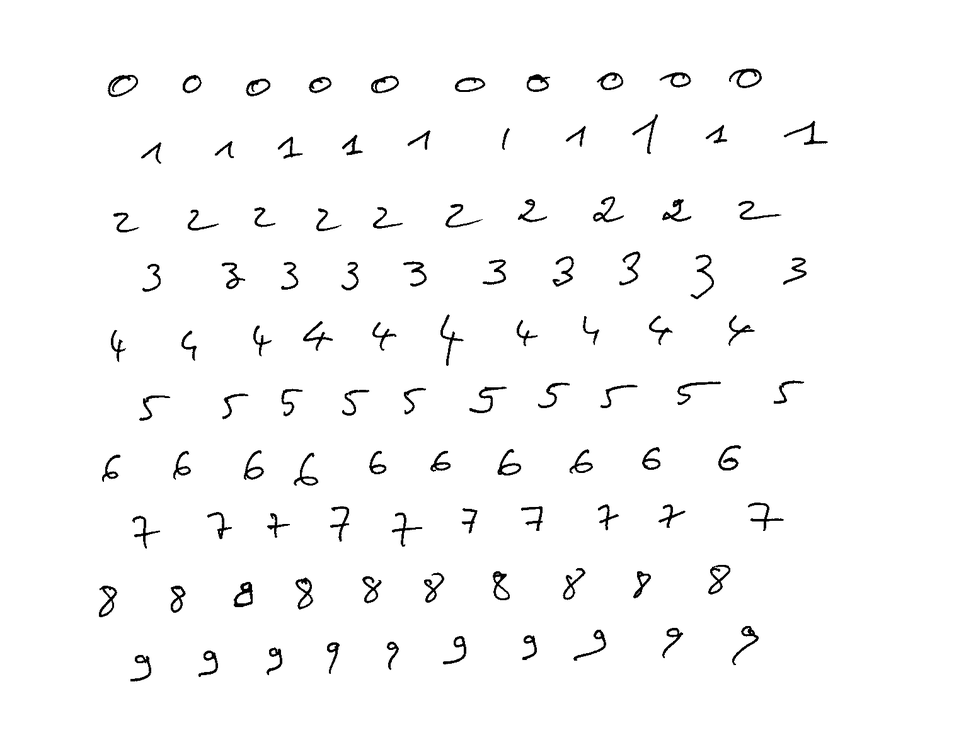
#> input picture docs/test.tif, 954 x 740 px, shrunk from 1514 x 1175 before the run, found by its file name
$ python train.segmentation.py
#> lines starting #> are read from the running program, lines starting #| are printed output that depends on the picture; after the words box and inside, x2 and y2 are one past the last pixel; in counts of white or black regions, pixels touching at a corner belong together
import cv2
import numpy as np
from PIL import Image
import os

# Load the image
input_path = "test.tif"
base_output_folder = "test"
os.makedirs(base_output_folder, exist_ok=True)

pil_image = Image.open(input_path).convert('RGB')
image = cv2.cvtColor(np.array(pil_image), cv2.COLOR_RGB2BGR)

# Convert to grayscale
gray = cv2.cvtColor(image, cv2.COLOR_BGR2GRAY)
#> gray is the input picture: shape (740, 954); min 0, max 255, mean 249.6

# Apply binary thresholding
_, binary = cv2.threshold(gray, 128, 255, cv2.THRESH_BINARY_INV)
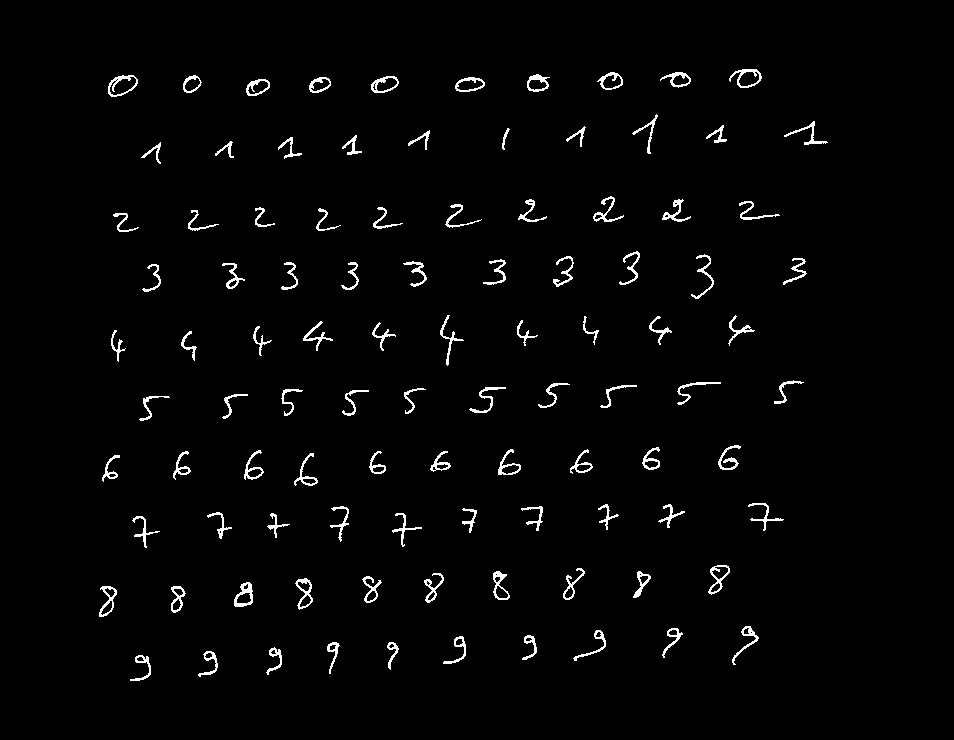
#> binary: shape (740, 954); 2.1% white in thin lines or dots, all inside (x1, y1, x2, y2) = (99, 69, 828, 681)

# --- Row Projection ---
row_sum = np.sum(binary, axis=1)
#> row_sum = 740 values, max 29580 at index 78, min 0 at index 0, mean 5155.1

# Detect rows where there is something
rows = []
in_object = False
start_row = 0
for i, val in enumerate(row_sum):
    if val > 0 and not in_object:
        in_object = True
        start_row = i
    elif val == 0 and in_object:
        in_object = False
        end_row = i
        rows.append((start_row, end_row))
#> this loop made 740 passes
#> in_object on passes 70, 98, 115, 165, 197, 233, 252, 300, 316, 367, 381, 422: True, False, True, False, True, False, True, False, True, False, True, False
#> after the loop, end_row = 681; in_object = False; rows = [(69, 97), (114, 164), (196, 232), (251, 299), (315, 366), (380, 421), (445, 486), (503, 548), (565, 617), (626, 681)]; start_row = 626

# Now for each row slice, detect columns
for row_idx, (row_start, row_end) in enumerate(rows, start=1):
    line = binary[row_start:row_end, :]
    col_sum = np.sum(line, axis=0)

    # Create folder for this row
    row_folder = os.path.join(base_output_folder, f"row_{row_idx}")
    os.makedirs(row_folder, exist_ok=True)

    in_digit = False
    start_col = 0
    digit_idx = 1
    for j, val in enumerate(col_sum):
        if val > 0 and not in_digit:
            in_digit = True
            start_col = j
        elif val == 0 and in_digit:
            in_digit = False
            end_col = j

            # Crop digit (gray image)
            digit = gray[row_start:row_end, start_col:end_col]

            # Further crop to remove surrounding white
            _, digit_binary = cv2.threshold(digit, 128, 255, cv2.THRESH_BINARY_INV)
            contours, _ = cv2.findContours(digit_binary, cv2.RETR_EXTERNAL, cv2.CHAIN_APPROX_SIMPLE)
            if contours:
                x, y, w, h = cv2.boundingRect(contours[0])
                digit_cropped = digit[y:y+h, x:x+w]

                # Skip too small crops (noise)
                if digit_cropped.shape[0] > 5 and digit_cropped.shape[1] > 5:
                    output_path = os.path.join(row_folder, f"digit_{digit_idx}.png")
                    cv2.imwrite(output_path, digit_cropped)
                    digit_idx += 1

    print(f"Saved {digit_idx-1} cleaned digits in '{row_folder}/'")
#> this loop made 10 passes
#| Saved 10 cleaned digits in 'test/row_1/'
#| Saved 10 cleaned digits in 'test/row_2/'
#| Saved 10 cleaned digits in 'test/row_3/'
#| Saved 10 cleaned digits in 'test/row_4/'
#| Saved 10 cleaned digits in 'test/row_5/'
#| Saved 10 cleaned digits in 'test/row_6/'
#| Saved 10 cleaned digits in 'test/row_7/'
#| Saved 10 cleaned digits in 'test/row_8/'
#> (further printed lines are left out)
#> pass 1, `cv2.imwrite(output_path, digit_cropped)`:
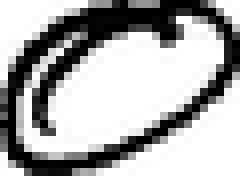
#> saved as digit_1.png: shape (22, 30) (shown 8 times larger); min 0, max 255, mean 172
#> pass 2, `line = binary[row_start:row_end, :]`:
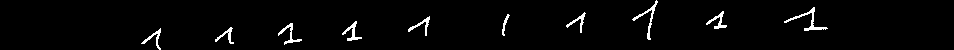
#> line: shape (50, 954); 2.4% white in thin lines or dots, all inside (x1, y1, x2, y2) = (141, 0, 828, 50)
#> pass 2, `cv2.imwrite(output_path, digit_cropped)`:
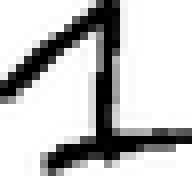
#> saved as digit_3.png: shape (22, 24) (shown 8 times larger); min 0, max 255, mean 194.2
#> after the loop:
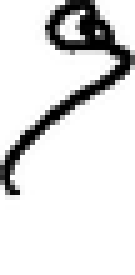
#> digit: shape (55, 27) (shown 5 times larger); min 0, max 255, mean 223.1
#> after the loop:
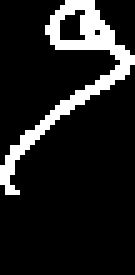
#> digit_binary: shape (55, 27) (shown 5 times larger); 12.7% white in thin lines or dots, all inside (x1, y1, x2, y2) = (0, 0, 27, 39)
#> after the loop:
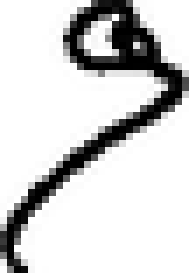
#> digit_cropped: shape (39, 27) (shown 7 times larger); min 0, max 255, mean 210
#> after the loop, contours = 1 contour; box (x1, y1, x2, y2) and area: (0, 0, 27, 39) 158; end_col = 759; h = 39; output_path = 'test/row_10/digit_10.png'; w = 27; x = 0; y = 0

print(f"All digits cropped tightly and organized by rows inside '{base_output_folder}/'")
#| All digits cropped tightly and organized by rows inside 'test/'

$ run again, with docs/app.tif copied over docs/test.tif
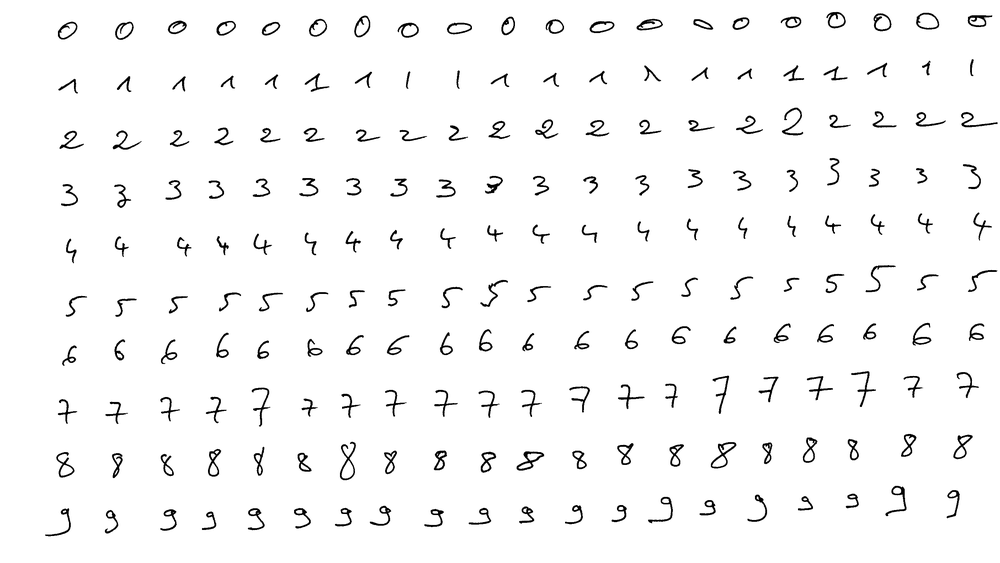
#> input picture docs/app.tif, 1000 x 563 px, shrunk from 2812 x 1584 before the run, found by its file name
#> gray is the input picture: shape (563, 1000); min 0, max 255, mean 247.1
#> `_, binary = cv2.threshold(gray, 128, 255, cv2.THRESH_BINARY_INV)`:
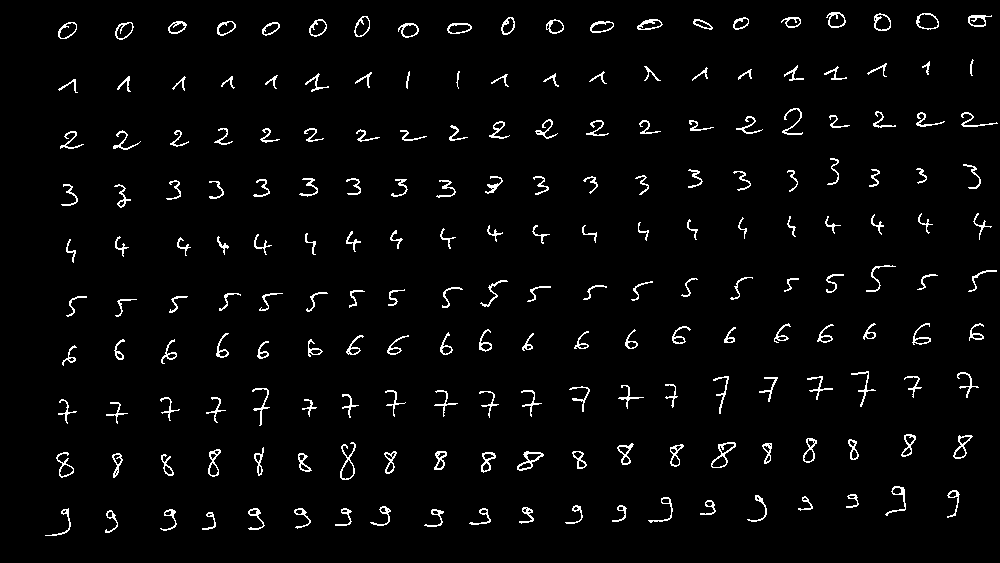
#> binary: shape (563, 1000); 3.1% white in thin lines or dots, all inside (x1, y1, x2, y2) = (45, 12, 998, 536)
#> row_sum = 563 values, max 39270 at index 23, min 0 at index 0, mean 7810.3
#> the loop `for i, val in enumerate(row_sum):` made 563 passes
#> (val, in_object) on passes 13, 41, 60: (2295, True), (0, False), (255, True)
#> after the loop `for i, val in enumerate(row_sum):`: end_row = 536; in_object = False; rows = [(12, 40), (59, 93), (108, 150), (158, 208), (213, 263), (265, 317), (323, 366), (371, 426), (434, 480), (486, 536)]; start_row = 486
#> the loop `for row_idx, (row_start, row_end) in enumerate(rows, start=1):` made 10 passes
#> (printed output is left out)
#> pass 3, `line = binary[row_start:row_end, :]`:
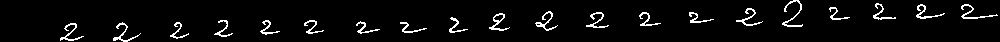
#> line: shape (42, 1000); 4.4% white in thin lines or dots
#> after the loop `for row_idx, (row_start, row_end) in enumerate(rows, start=1):`: contours = 1 contour; box (x1, y1, x2, y2) and area: (0, 4, 13, 32) 82; end_col = 960; h = 28; output_path = 'test/row_10/digit_20.png'; w = 13; x = 0; y = 4
#| All digits cropped tightly and organized by rows inside 'test/'

$ run again, with docs/euclidean_distance.png saved as docs/test.tif
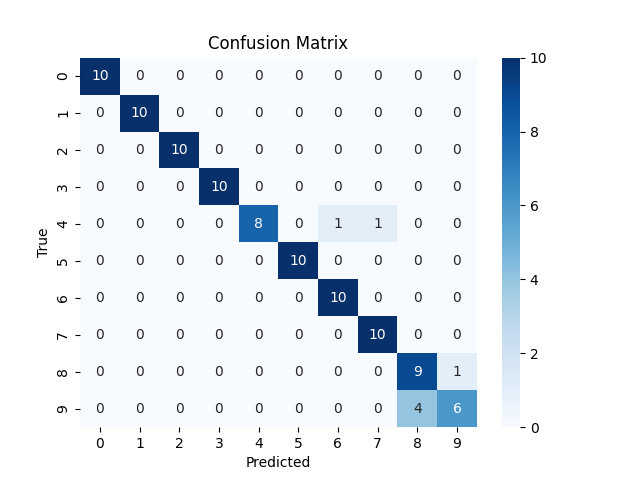
#> input picture docs/euclidean_distance.png, 640 x 480 px, found by its file name
#> `_, binary = cv2.threshold(gray, 128, 255, cv2.THRESH_BINARY_INV)`:
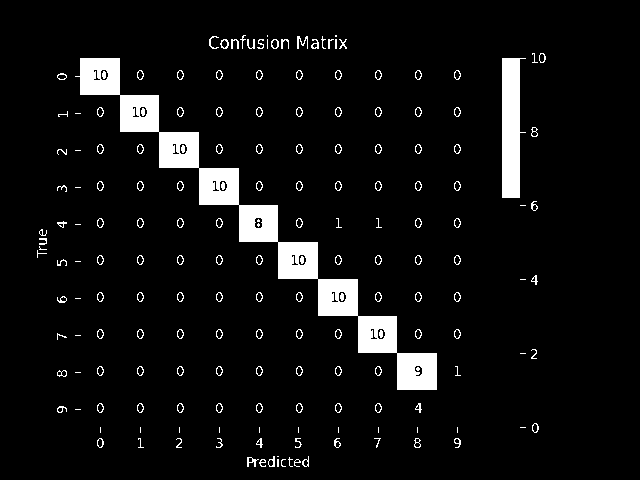
#> binary: shape (480, 640); 6.3% white; 182 white regions (41 under 20 px), largest, box (x1, y1, x2, y2) and area: (75, 58, 437, 390) 12510, (502, 58, 526, 198) 2532, (297, 36, 308, 49) 66
#> row_sum = 480 values, max 23715 at index 187, min 0 at index 0, mean 10339.2
#> the loop `for i, val in enumerate(row_sum):` made 480 passes
#> (val, in_object) on passes 36, 50, 54: (1530, True), (0, False), (1785, True)
#> after the loop `for i, val in enumerate(row_sum):`: end_row = 467; in_object = False; rows = [(35, 49), (53, 390), (403, 413), (423, 433), (438, 448), (456, 467)]; start_row = 456
#> the loop `for row_idx, (row_start, row_end) in enumerate(rows, start=1):` made 6 passes
#> (printed output is left out)
#> pass 2, `line = binary[row_start:row_end, :]`:
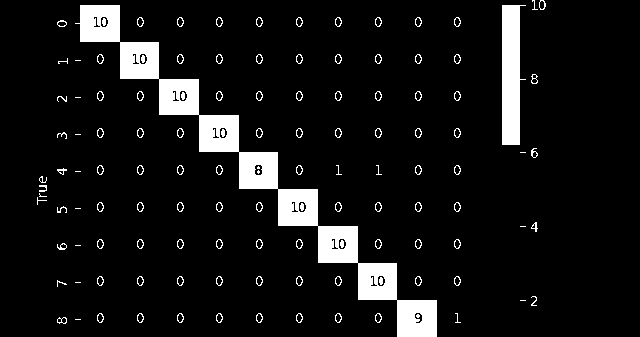
#> line: shape (337, 640); 8.4% white; 123 white regions (21 under 20 px)
#> after the loop `for row_idx, (row_start, row_end) in enumerate(rows, start=1):`: contours = 1 contour; box (x1, y1, x2, y2) and area: (0, 0, 7, 11) 36; end_col = 309; h = 11; output_path = 'test/row_6/digit_4.png'; w = 7; x = 0
#| All digits cropped tightly and organized by rows inside 'test/'
